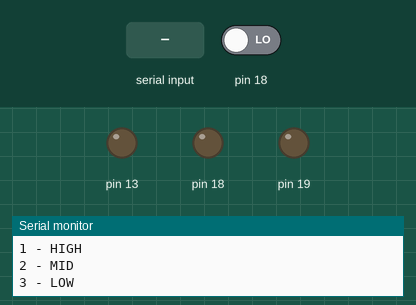
Recording of a sketch running on a simulated Arduino Uno, built with avr-gcc and run on an emulated ATmega328P. Parts: output pins drawn as LEDs (lit = HIGH), the last lines printed to the serial monitor. Dashed ring = blinking. Inputs (shaded band) come from the test bench; at power-on: pin 18 LOW.

Above: at 0.8 s.
0.9 s: "1" received over Serial
At 1.21 s:
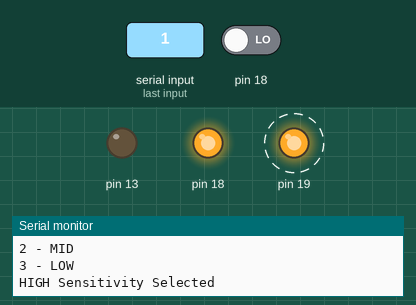
3.9 s: pin 18 driven HIGH
At 4.5 s:
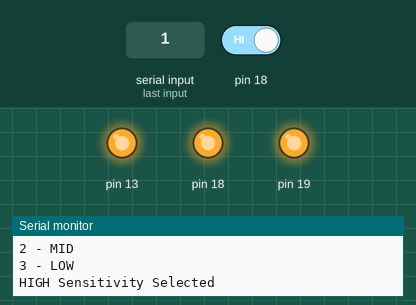
5.4 s: pin 18 driven LOW
At 5.72 s:
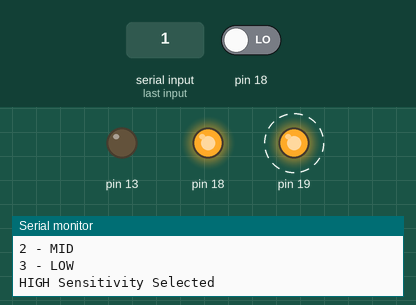
Timing chart, 0 to 14.4 s (numbered marks = the images above; inputs shaded):
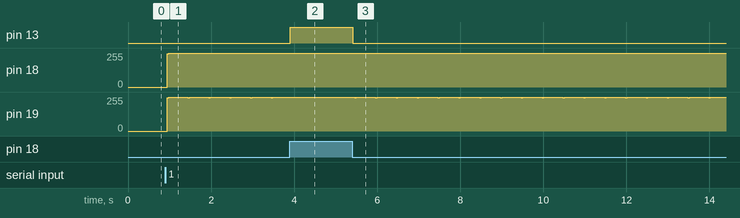

Measured:
- after the input at 0.9 s, pin 18: 0/255 → 255/255 at once; pin 19: alternates 255/255 for 0.46 s and 249/255 for 0.04 s, starting at once
- after the input at 3.9 s, pin 13: LOW → HIGH at once; pin 19: stops changing and stays 255/255
- after the input at 5.4 s, pin 13: HIGH → LOW at once; pin 19: alternates 255/255 for 0.46 s and 249/255 for 0.04 s, starting after 0.05 s

The sketch:

IR_Movement_Detector.ino
```cpp
/*
Infrared intrusion / movement detector (MLX90614ESF-BAA based).
Detection status on LED_BUILTIN.
Parameters like threshold (sensitivity), delay between temperature measurements or condition when background should be updated are to be adapted individually.
*/

#include "IR_Movement_Detector.h"

void setup()
{
  Serial.begin(9600);
  init_port();
  led(_LOW);

  Serial.println("Select Sensitivity:");
  Serial.println("1 - HIGH");
  Serial.println("2 - MID");
  Serial.println("3 - LOW");

  while (!Serial.available());
  key = Serial.read();
  switch (key)
  {
    case '1':
      threshold = 0.25;
      Serial.println("HIGH Sensitivity Selected");
      break;
    case '2':
      threshold = 0.5;
      Serial.println("MID Sensitivity Selected");
      break;
    case '3':
      threshold = 0.75;
      Serial.println("LOW Sensitivity Selected");
      break;
  }
  T_base = read_temp(0x07);
}

void loop()
{
  T_curr = read_temp(0x07);
  if (abs(T_curr - T_base) <= 0.1)
    T_base = T_curr;
  _delay_ms(500);
  T_obj = read_temp(0x07);
  if ((T_obj - T_base) >= threshold)
  {
    do
    {
      led(_HIGH);
      _delay_ms(500);
      led(_LOW);
      T_obj = read_temp(0x07);
      if ((T_obj - T_base) < threshold)
        break;
    } while (1);
  }
}
```

IR_Movement_Detector.c
```cpp
#include <util/delay.h>
#include "IR_Movement_Detector.h"


/*** BIT OPERATIONS ***/

void sbit(unsigned char pin) // set bit on port C
{
  *_PORTC |= (1 << pin);
}

void cbit(unsigned char pin) // clear bit on port C
{
  *_PORTC &= ~(1 << pin);
}

void dir_sda(unsigned char dir) // set SDA direction
{
  if (dir == 0)
    *_DDRC &= ~(1 << SDA); // SDA as input
  else if (dir == 1)
    *_DDRC |= (1 << SDA); // SDA as output
}

unsigned char read_sda() // read bit on SDA
{
  unsigned char data = *_PINC; // read byte
  data &= (1 << SDA); // mask on SDA
  return (data != 0) ? 1 : 0;
}

/*** SMBus ***/

void start() // start condition
{
  sbit(SDA);
  sbit(SCL);
  _delay_us(5); // tBUF / tSU;STA
  cbit(SDA);
  _delay_us(4); // tHD;STA
  cbit(SCL);
  _delay_us(5); // tLOW
}

void stp() // stop condition
{
  cbit(SDA);
  sbit(SCL);
  _delay_us(4); // tSU;STO
  sbit(SDA);
}

void ack() // acknowledgment bit
{
  cbit(SDA);
  _delay_us(1); // tSU;DAT
  sbit(SCL);
  _delay_us(4); // tHIGH
  cbit(SCL);
  _delay_us(5); // tLOW
}

void nack() // no acknowledgment bit
{
  sbit(SDA);
  _delay_us(1); // tSU;DAT
  sbit(SCL);
  _delay_us(4); // tHIGH
  cbit(SCL);
  _delay_us(5); // tLOW
}

/*** ATmega328 ***/

void init_port() // initial port C configuration
{
  *_DDRB |= (1 << LED); // LED as output
  *_DDRC |= (1 << SDA); // SDA as output
  *_DDRC |= (1 << SCL); // SCL as output
}

void led(unsigned char level)
{
  if (level == 0)
    *_PORTB &= ~(1 << LED); // LED off
  if (level == 1)
    *_PORTB |= (1 << LED); // LED on
}

/*** MLX90614 ***/

unsigned char read_byte()
{
  unsigned char i, data = 0;

  dir_sda(_INPUT);

  for (i = 0; i <= 7; i++)
  {
    sbit(SCL);
    _delay_us(4); // tHIGH

    if (read_sda())
      data |= 1;
    if (i < 7)
      data <<= 1;

    cbit(SCL);
    _delay_us(5); // tLOW
  }

  dir_sda(_OUTPUT);

  return data;
}

void write_byte(unsigned char data)
{
  unsigned char i;

  for (i = 0; i <= 7; i++)
  {
    if ((data & 0x80) == 0)
      cbit(SDA);
    else
      sbit(SDA);
    _delay_us(1); // tSU;DAT

    sbit(SCL);
    _delay_us(4); // tHIGH
    cbit(SCL);
    _delay_us(5); // tLOW

    data <<= 1;
  }

  dir_sda(_INPUT);

  sbit(SCL);
  _delay_us(4); // tHIGH
  data = read_sda(); // acknowledge status from slave
  cbit(SCL);
  _delay_us(5); // tLOW

  dir_sda(_OUTPUT);
}

float read_temp(unsigned char cmd_code) // read temperatures from RAM
{
  unsigned char byte_low, byte_high;
  float result;

  start();
  write_byte(0xB4); // slave address + write bit
  write_byte(cmd_code); // read-RAM command code
  start();
  write_byte(0xB5); // slave address + read bit
  byte_low = read_byte(); // lower byte
  ack();
  byte_high = read_byte(); // upper byte
  ack();
  stp();

  return result = (float)(((byte_high << 8) & 0xFF00) | byte_low) / 50 - 273.15; // result in Celsius degrees
}
```

IR_Movement_Detector.h
```cpp
#define _INPUT 0
#define _OUTPUT 1
#define _LOW 0
#define _HIGH 1

/*** ATmega328 ***/
#define SDA 4 // Serial Data on port C pin 4
#define SCL 5 // Serial Clock on port C pin 5
#define LED 5 // Built-in LED on port B pin 5

unsigned char key; // input key on keypad
float threshold; // detection threshold
float T_base, T_obj, T_curr; // base, object and current temperatures
static volatile unsigned char *_DDRB = (volatile unsigned char *)0x24; // Port B Data Direction Register
static volatile unsigned char *_PORTB = (volatile unsigned char *)0x25; // Port B Data Register
static volatile unsigned char *_PINC = (volatile unsigned char *)0x26; // Port C Input Pins Address
static volatile unsigned char *_DDRC = (volatile unsigned char *)0x27; // Port C Data Direction Register
static volatile unsigned char *_PORTC = (volatile unsigned char *)0x28; // Port C Data Register

#ifdef __cplusplus
 extern "C" {
#endif

void init_port();
void led(unsigned char level);
float read_temp(unsigned char cmd_code);

#ifdef __cplusplus
}
#endif
```
